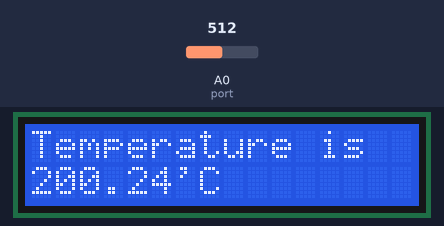
Bench run of a sketch on a simulated Arduino Uno, built with avr-gcc and run on an emulated ATmega328P. Shown: 16×2 character LCD. The inputs (shaded band) are chosen by the test bench; at power-on: A0 (port) = 512.

Above: at 1.2 s.
1.3 s: A0 (port) set to 716
At 2.5 s:
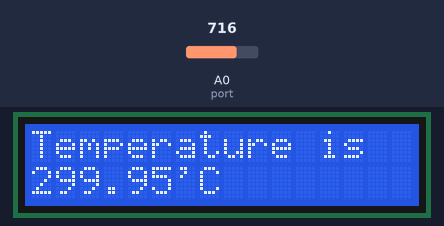
2.8 s: A0 (port) set to 900
At 3.8 s:
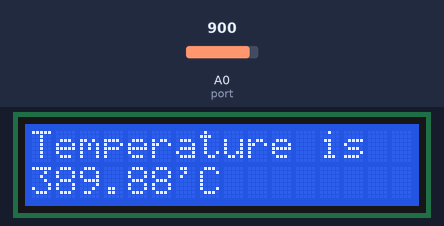
4.3 s: A0 (port) set to 1023
At 5.0 s:
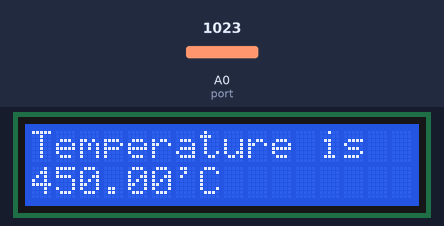
Timing chart, 0 to 7.3 s (numbered marks = the images above; inputs shaded):
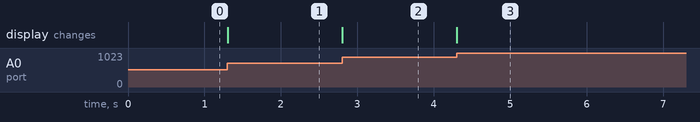

Measured:
- after the input at 1.3 s, the display: changes at once (image 1)
- after the input at 2.8 s, the display: changes at once (image 2)
- after the input at 4.3 s, the display: changes at once (image 3)

The sketch:

20127370.ino
```cpp
// Library for LCD
#include <LiquidCrystal.h>

LiquidCrystal lcd_1(12, 11, 5, 4, 3, 2); // Initialize LCD ports
int port = A0;

void setup()
{
  pinMode(port, INPUT);
  lcd_1.begin(16, 2); // Set up the number of columns and rows on the LCD
  lcd_1.print("Temperature is"); // LCD initial print
  Serial.begin(9600);
}

void loop()
{
  float tmp_value = analogRead(port);
  float t = ((tmp_value*5 / 1023) / 0.01) - 50; // convert analog value to temp
  lcd_1.setCursor(0, 1); // set cursor to correct position
  lcd_1.print(t);
  lcd_1.setCursor(6, 1);
  lcd_1.print("\'C");
}
```
